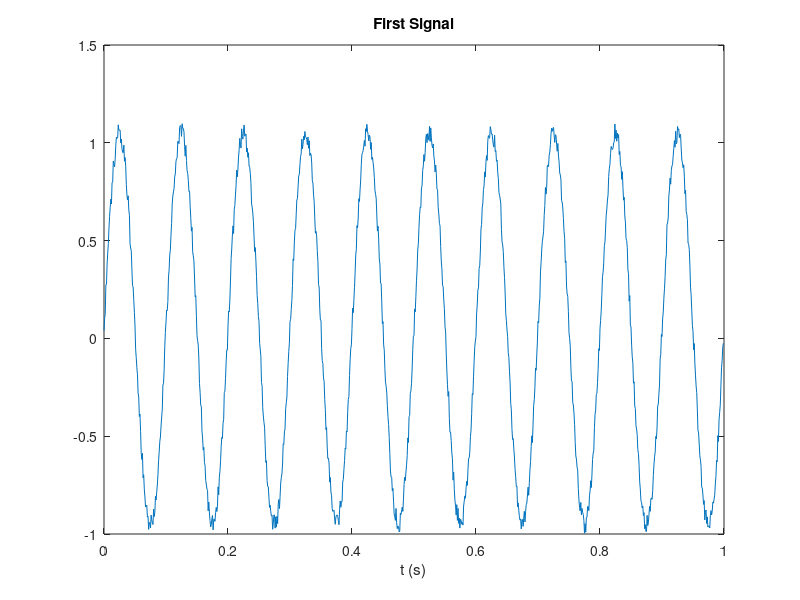
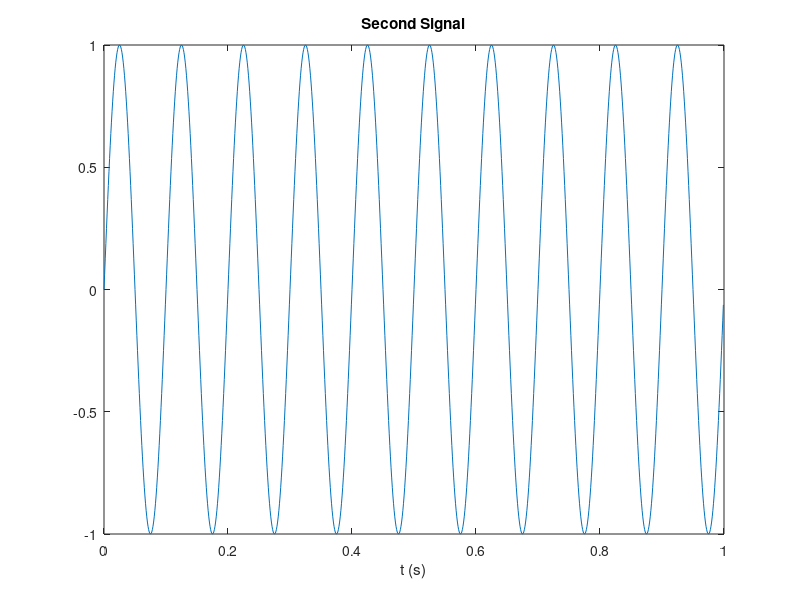
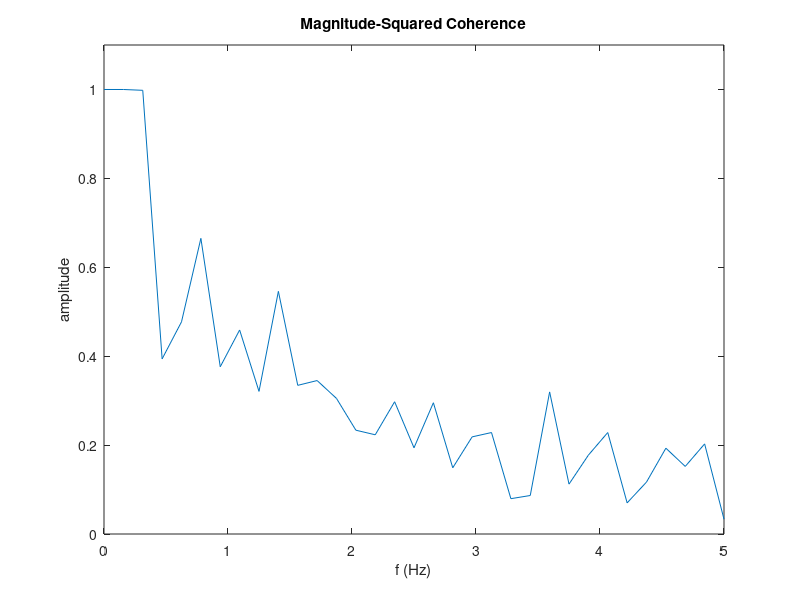

The MATLAB source for these figures, in order: (Note: this script raises an error after producing the figures.)
close all
clear
%% 1)
%% a) Compute the Magnitude Squared Coherence function ---------
%---------------------------------------------------------------
%---------------------------------------------------------------
fs = 1000; % number of seconds
f = 10; % frequency
t = 0:1/fs:1-1/fs; % time interval
%
noise1 = 0.1*rand(size(t));
noise2 = 0.0*rand(size(t));
%
um = sin(2*pi*f*t)+noise1; % singnal one  
%un = sin(2*pi*f*t)+noise2;  % singnal two
un = sin(2*pi*f*t)+noise2;  % singnal two  with phase shift
%
plot(t,um);
title('First Signal')
xlabel('t (s)')
figure
plot(t,un);
xlabel('t (s)')
title('Second Signal')
%
figure
mscohere(um,un,[],[],[],f)
title('Magnitude-Squared Coherence')
xlabel('f (Hz)')
ylim([0 1.1])
%% b) The coherence function for linear/non-linear equation of motion
%---------------------------------------------------------------
%---------------------------------------------------------------
ODE_FFT_Coherence